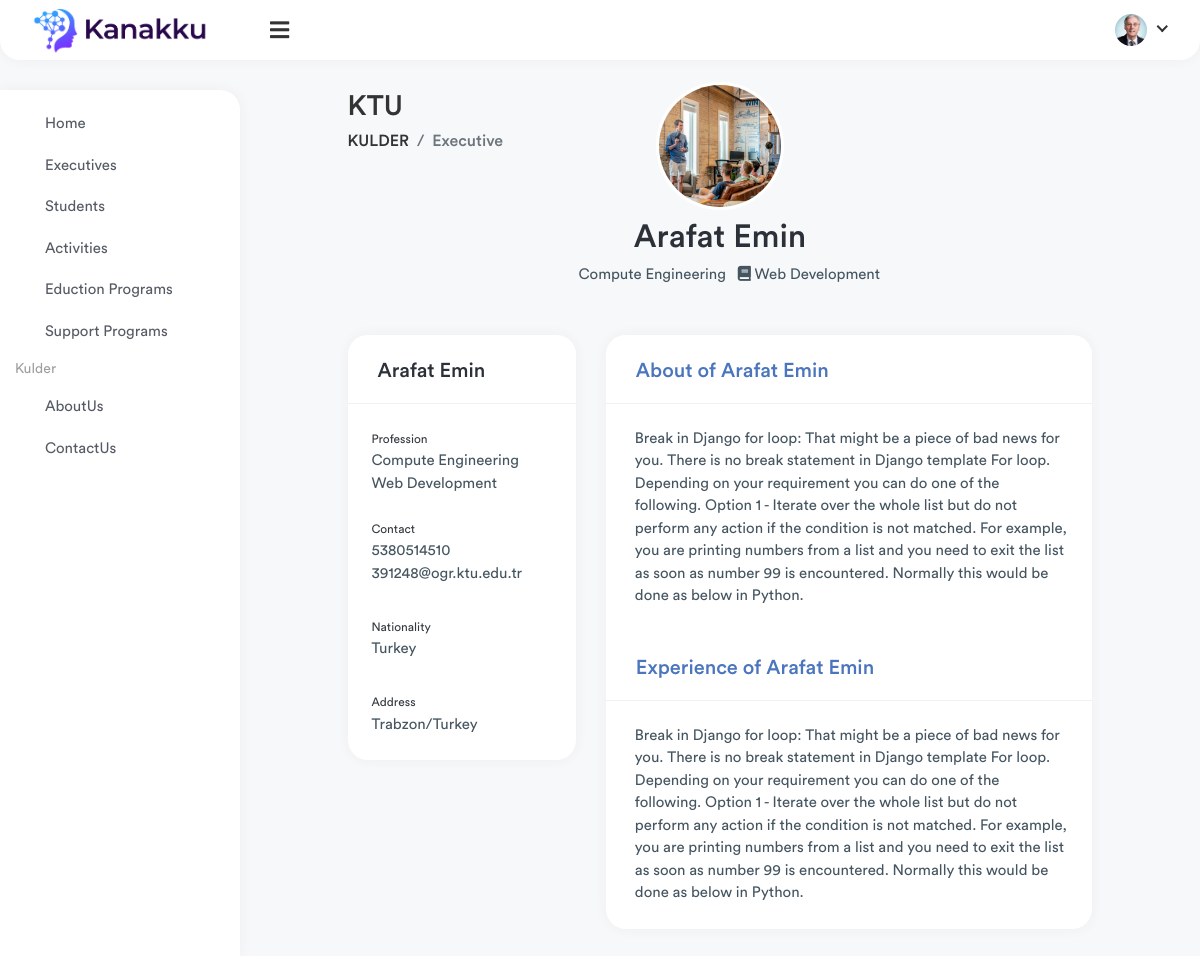
The app's page /executives/arafat-emin/ with its own data.
### Kulder/models.py (models this page shows, shortened)
class Executive(models.Model):
    user                         = models.ForeignKey(User, blank=True, null=True, on_delete=models.CASCADE)
    name                         = models.CharField(max_length=128)
    slug                         = models.SlugField(allow_unicode=True)
    email                        = models.EmailField(blank=True, null=True)
    phone                        = models.CharField(max_length=20, null=True, blank=True)
    profession                   = models.CharField(max_length=128, blank=True, null=True)
    possition                    = models.CharField(max_length=128)
    about                        = models.TextField()
    profile_pic                  = models.ImageField(upload_to='employee/', blank=True, null=True)
    nationality                  = CountryField()
    address                      = models.CharField(max_length=256, blank=True, null=True)
    experience                   = models.TextField()

### Kulder/views.py (the view)
# urls.py: path('executives/<slug:slug>/', ExecutiveDetail.as_view(), name='executive-detail'),
class ExecutiveDetail(DetailView):
    model = Executive
    context_object_name = 'executive'
    template_name = 'executive_detail.html'

### Kulder/templates/executive_detail.html (shortened to what this page needs)
{% extends 'base.html' %}
{% load static %}
{% block content %}
    <!DOCTYPE html>
    <html lang="en">
    <body>
    <div class="main-wrapper">
        <div class="page-wrapper">
            <div class="content container-fluid">
                <div class="row justify-content-lg-center">
                    <div class="col-lg-10">
                        <div class="page-header">
                            <div class="row">
                                <div class="col">
                                    <h3 class="page-title">KTU</h3>
                                    <ul class="breadcrumb">
                                        <li class="breadcrumb-item"><a href="{% url 'home' %}">KULDER</a></li>
                                        <li class="breadcrumb-item active">Executive</li>
                                    </ul>
                                </div>
                            </div>
                        </div>
                        <div class="text-center mb-5">
                           {% if executive.profile_pic %}
                                <label class="avatar avatar-xxl profile-cover-avatar" for="avatar_upload">
                                <img class="avatar-img" src="{{ executive.profile_pic.url }}" alt="Profile Image">
                            </label>
                           {% else %}
                               <label class="avatar avatar-xxl profile-cover-avatar" for="avatar_upload">
                                <img class="avatar-img" src="{% static 'assets/img/profiles/avatar-01.jpg' %}" alt="Profile Image">
                            </label>
                           {% endif %}
                            <h2>{{ executive.name }}</h2>
                            <ul class="list-inline">
                                <li class="list-inline-item">
                                    <i class="far fa-school"></i> <span>{{ executive.profession }}</span>
                                </li>
                                <li class="list-inline-item">
                                    <i class="fas fa-book"></i> {{ executive.possition }}
                                </li>
                            </ul>
                        </div>
                        <div class="row">
                            <div class="col-lg-4">
                                <div class="card">
                                    <div class="card-header">
                                        <h5 class="card-title d-flex justify-content-between">
                                            <span>{{ executive.name }}</span>
                                        </h5>
                                    </div>
                                    <div class="card-body">
                                        <ul class="list-unstyled mb-0">
                                            <li class="py-0">
                                                <small class="text-dark">Profession</small>
                                            </li>
                                            <li>
                                                {{ executive.profession }}
                                            </li>
                                            <li>
                                                {{ executive.possition }}
                                            </li>
                                            <br>
                                            <li class="py-0">
                                                <small class="text-dark">Contact</small>
                                            </li>
                                            <li>
                                                {{ executive.phone }}
                                            </li>
                                            <li>
                                                {{ executive.email }}
                                            </li>
                                            <br>
                                            <li class="pt-2 pb-0">
                                                <small class="text-dark">Nationality</small>
                                            </li>
                                            <li>
                                                {{ executive.nationality.name }}
                                            </li>
                                            <br>
                                            <li class="pt-2 pb-0">
                                                <small class="text-dark">Address</small>
                                            </li>
                                            <li>
                                                {{ executive.address }}
                                            </li>
                                        </ul>
                                    </div>
                                </div>
                            </div>
                            <div class="col-lg-8">
                                <div class="card">
                                    <div class="card-header">
                                        <h5 class="card-title" style="color: #4b75bd">About of {{ executive.name }}</h5>
                                    </div>
                                    <div class="card-body ">
                                        <ul class="activity-feed">
                                            <div class="feed-date">{{ executive.about }}</div>
                                        </ul>
                                    </div>
                                    <div class="card-header">
                                        <h5 class="card-title" style="color: #4b75bd">Experience of {{ executive.name }}</h5>
                                    </div>
                                    <div class="card-body ">
                                        <ul class="activity-feed">
                                            <div class="feed-date">{{ executive.experience }}</div>
                                        </ul>
                                    </div>
                                </div>
                            </div>
                        </div>
                    </div>
                </div>
            </div>
        </div>
    </div>
    </body>
    </html>
{% endblock %}

### records on screen
Executive: profile_pic (picture), name "Arafat Emin", profession "Compute Engineering", possition "Web Development", phone "5380514510", email "391248@ogr.ktu.edu.tr", nationality.name "Turkey", address "Trabzon/Turkey", about "Break in Django for loop: That might be a piece of bad news for you. There is no break statement in Django template For loop. Depending on your requirement you can do one of the following. Option 1 - Iterate over the whole list but do not perform any action if the condition is not matched. For example, you are printing numbers from a list and you need to exit the list as soon as number 99 is encountered. Normally this would be done as below in Python.", experience "Break in Django for loop: That might be a piece of bad news for you. There is no break statement in Django template For loop. Depending on your requirement you can do one of the following. Option 1 - Iterate over the whole list but do not perform any action if the condition is not matched. For example, you are printing numbers from a list and you need to exit the list as soon as number 99 is encountered. Normally this would be done as below in Python."
